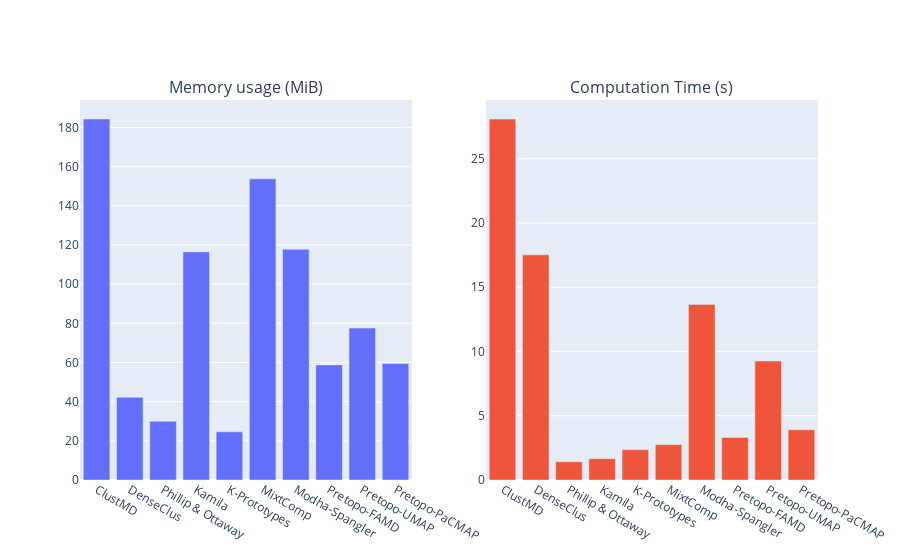

Notebook code cell kept with this figure:
### Code cell
from plotly.subplots import make_subplots
import plotly.graph_objects as go

fig = make_subplots(rows=1, cols=2, subplot_titles=('Memory usage (MiB)', 'Computation Time (s)'))

fig.add_trace(
    go.Bar(y=base_df["Mem (MiB)"],x=base_df.index),
    row=1, col=1
)

fig.add_trace(
    go.Bar(y=base_df["Time (s)"],x=base_df.index),
    row=1, col=2
)
fig.update_layout(showlegend=False)
fig.write_image("base_case_2.png")
fig

### Figure 1 — Plotly figure (JSON) as saved in the notebook; plotly's stock layout.template omitted (floating-point values rounded to 4 significant figures)
{"data": [{"type": "bar", "x": ["ClustMD", "DenseClus", "Phillip & Ottaway", "Kamila", "K-Prototypes", "MixtComp", "Modha-Spangler", "Pretopo-FAMD", "Pretopo-UMAP", "Pretopo-PaCMAP"], "xaxis": "x", "y": [184.3, 42.26, 30.01, 116.4, 24.59, 153.7, 117.8, 58.76, 77.55, 59.47], "yaxis": "y"}, {"type": "bar", "x": ["ClustMD", "DenseClus", "Phillip & Ottaway", "Kamila", "K-Prototypes", "MixtComp", "Modha-Spangler", "Pretopo-FAMD", "Pretopo-UMAP", "Pretopo-PaCMAP"], "xaxis": "x2", "y": [28.1, 17.52, 1.42, 1.661, 2.361, 2.759, 13.67, 3.314, 9.263, 3.91], "yaxis": "y2"}], "layout": {"annotations": [{"font": {"size": 16}, "showarrow": false, "text": "Memory usage (MiB)", "x": 0.225, "xanchor": "center", "xref": "paper", "y": 1, "yanchor": "bottom", "yref": "paper"}, {"font": {"size": 16}, "showarrow": false, "text": "Computation Time (s)", "x": 0.775, "xanchor": "center", "xref": "paper", "y": 1, "yanchor": "bottom", "yref": "paper"}], "showlegend": false, "xaxis": {"anchor": "y", "domain": [0, 0.45]}, "xaxis2": {"anchor": "y2", "domain": [0.55, 1]}, "yaxis": {"anchor": "x", "domain": [0, 1]}, "yaxis2": {"anchor": "x2", "domain": [0, 1]}}}
